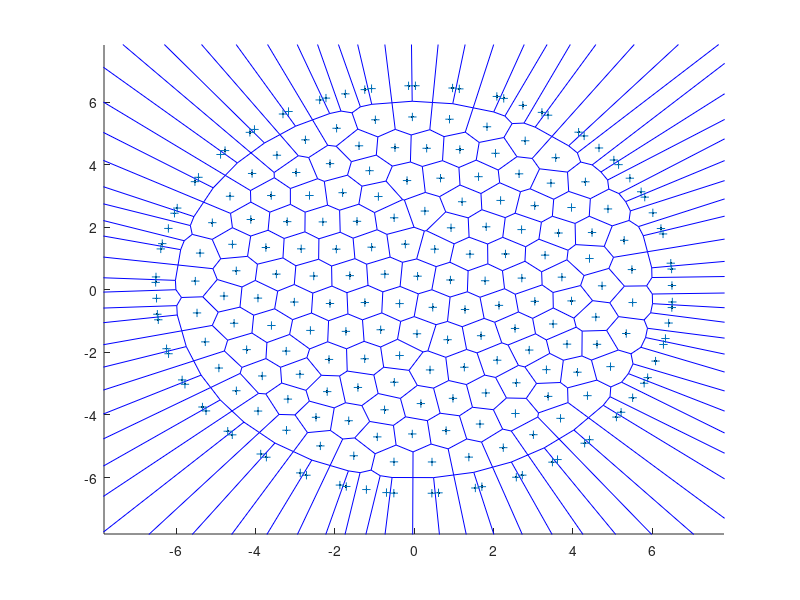

Recreate this plot in MATLAB.
A = [0	-3.93464	-3.87599
1	-3.21866	-4.48828
2	-2.36516	-4.98949
3	-1.523	-5.30443
4	-0.9308	-4.70127
5	-0.510363	-5.49918
6	0.447357	-5.50257
7	1.37577	-5.34804
8	2.24353	-5.04624
9	3.00221	-4.63142
10	3.68541	-4.10858
11	4.36438	-3.38429
12	-4.48129	-3.22698
13	-3.18331	-3.49427
14	-2.47524	-4.07531
15	-1.65125	-4.18513
16	-0.747907	-3.83491
17	-0.0491564	-4.60725
18	0.803403	-4.5007
19	1.65629	-4.29003
20	2.54909	-3.95398
21	3.37497	-3.40719
22	4.11201	-2.63368
23	4.94475	-2.45654
24	-4.92219	-2.50109
25	-3.82924	-2.75435
26	-2.88062	-2.70099
27	-2.19258	-3.25468
28	-1.4189	-3.12203
29	-0.501927	-2.95415
30	0.167044	-3.63615
31	0.975625	-3.46937
32	1.80263	-3.29645
33	2.57371	-2.9737
34	3.33021	-2.55335
35	4.60523	-1.74308
36	-5.26483	-1.66487
37	-4.2225	-1.91273
38	-3.22479	-1.95989
39	-2.14719	-2.22653
40	-1.24792	-2.20524
41	-0.368355	-2.10078
42	0.397902	-2.56126
43	1.26239	-2.47531
44	2.09021	-2.25113
45	2.89741	-1.92655
46	3.84978	-1.73752
47	5.34232	-1.3975
48	-5.47269	-0.739695
49	-4.53837	-1.06993
50	-3.59765	-1.14211
51	-2.61643	-1.29902
52	-1.72153	-1.32921
53	-0.845703	-1.27803
54	0.0697192	-1.40594
55	0.839976	-1.59602
56	1.68436	-1.4678
57	2.53982	-1.23588
58	3.5	-1.09297
59	4.57395	-0.872622
60	-4.79336	-0.199763
61	-3.93725	-0.266675
62	-3.02095	-0.39184
63	-2.12281	-0.438772
64	-1.24403	-0.407898
65	-0.36789	-0.441757
66	0.466623	-0.560874
67	1.27948	-0.629843
68	2.13474	-0.498745
69	3.03773	-0.369713
70	3.96237	-0.355578
71	5.50283	-0.407907
72	-5.51551	0.277514
73	-4.48338	0.606577
74	-3.47299	0.501143
75	-2.53217	0.439312
76	-1.62372	0.452165
77	-0.74091	0.497834
78	0.0839257	0.43439
79	0.911692	0.313031
80	1.78575	0.288474
81	2.71042	0.372982
82	3.71972	0.403242
83	4.73262	0.126461
84	-4.58068	1.45285
85	-3.73793	1.35037
86	-2.8477	1.30822
87	-1.96276	1.29884
88	-1.07387	1.36161
89	-0.224251	1.45778
90	0.515996	1.29748
91	1.40419	1.13763
92	2.29865	1.14561
93	3.29676	1.1068
94	4.41555	0.998687
95	5.48426	0.645534
96	-5.39513	1.17253
97	-4.11805	2.24561
98	-3.20014	2.17696
99	-2.30347	2.16899
100	-1.44178	2.18743
101	-0.506142	2.30028
102	0.267531	2.51592
103	0.927219	1.9801
104	1.81357	2.01241
105	2.70455	1.92302
106	3.63634	1.81412
107	4.4799	1.82934
108	-5.08733	2.14397
109	-3.60242	3.01145
110	-2.63932	3.01236
111	-1.80497	3.10186
112	-0.903248	2.97996
113	-0.181319	3.48993
114	0.662098	3.56621
115	1.2068	2.81354
116	2.17579	2.85498
117	3.03561	2.68735
118	3.96256	2.62876
119	5.28962	1.58051
120	-4.64147	2.98757
121	-4.08505	3.71644
122	-2.97393	3.74721
123	-2.12134	4.03099
124	-1.12559	3.80477
125	-0.485216	4.54069
126	0.312689	4.52203
127	1.1488	4.48117
128	1.61985	3.61376
129	2.64197	3.70525
130	3.44305	3.40769
131	4.88117	2.5832
132	-3.45971	4.2993
133	-2.74162	4.79189
134	-1.95642	5.1614
135	-1.39071	4.60118
136	-0.979153	5.43275
137	-0.0468682	5.52271
138	0.88856	5.45073
139	1.83337	5.20906
140	2.04757	4.36233
141	2.79565	4.76182
142	3.56387	4.21937
143	4.31229	3.44957
144	-4.69949	-4.5202
145	-5.24613	-3.8712
146	-5.33598	-3.74612
147	-5.77688	-3.02023
148	-2.87154	-5.8518
149	-3.72504	-5.35058
150	-3.86858	-5.24827
151	-4.58457	-4.63599
152	-6.24051	-1.88407
153	-6.44837	-0.958898
154	-6.4718	-0.781752
155	-6.49321	-0.273147
156	-6.51462	0.235457
157	-5.84753	-2.88025
158	-6.19017	-2.04402
159	-1.87328	-6.24107
160	-2.71543	-5.92614
161	-0.699225	-6.48118
162	-1.20555	-6.38381
163	-1.71187	-6.28643
164	0.443818	-6.50256
165	-0.513902	-6.49917
166	-6.34842	1.47458
167	-6.19452	1.96031
168	-6.04062	2.44603
169	-6.50658	0.410812
170	-6.3862	1.30583
171	-5.97144	2.61124
172	-5.52559	3.45484
173	-5.43633	3.59438
174	-4.8799	4.32324
175	-4.02539	5.12392
176	-3.3073	5.61652
177	-4.76687	4.44795
178	-4.14154	5.03081
179	-2.22396	6.12495
180	-1.73533	6.26062
181	-1.2467	6.3963
182	-3.16741	5.69671
183	-2.38221	6.06622
184	-1.07519	6.42813
185	-0.14291	6.51809
186	1.53995	-6.33447
187	0.611543	-6.489
188	2.57202	-5.99075
189	1.70426	-6.29255
190	3.48195	-5.50883
191	2.72327	-5.92365
192	4.29315	-4.90272
193	3.60995	-5.42556
194	5.09394	-4.0682
195	4.41498	-4.79249
196	5.79253	-2.98688
197	5.50235	-3.45076
198	5.21216	-3.91463
199	6.27852	-1.74895
200	6.07974	-2.27847
201	5.88096	-2.80799
202	6.48993	-0.568016
203	6.40967	-1.06281
204	6.32942	-1.55761
205	0.0298525	6.51976
206	0.965281	6.44778
207	1.13637	6.41954
208	2.08117	6.17787
209	2.25485	6.1159
210	2.73599	5.89228
211	3.21713	5.66866
212	6.4841	0.663161
213	6.49339	0.136441
214	6.50268	-0.390279
215	6.26863	1.78432
216	6.46327	0.849342
217	5.80728	2.96045
218	6.0115	2.45911
219	6.21573	1.95777
220	3.37245	5.5787
221	4.14068	5.03625
222	5.14819	3.99844
223	5.43263	3.56526
224	5.71707	3.13207
225	4.28087	4.91644
226	4.65508	4.53154
227	5.02929	4.14664];

figure 
hold on 
plot(A(:,2),A(:,3),'k.');    

voronoi(A(:,2),A(:,3))

figure

DT = delaunay(A(:,2),A(:,3))
